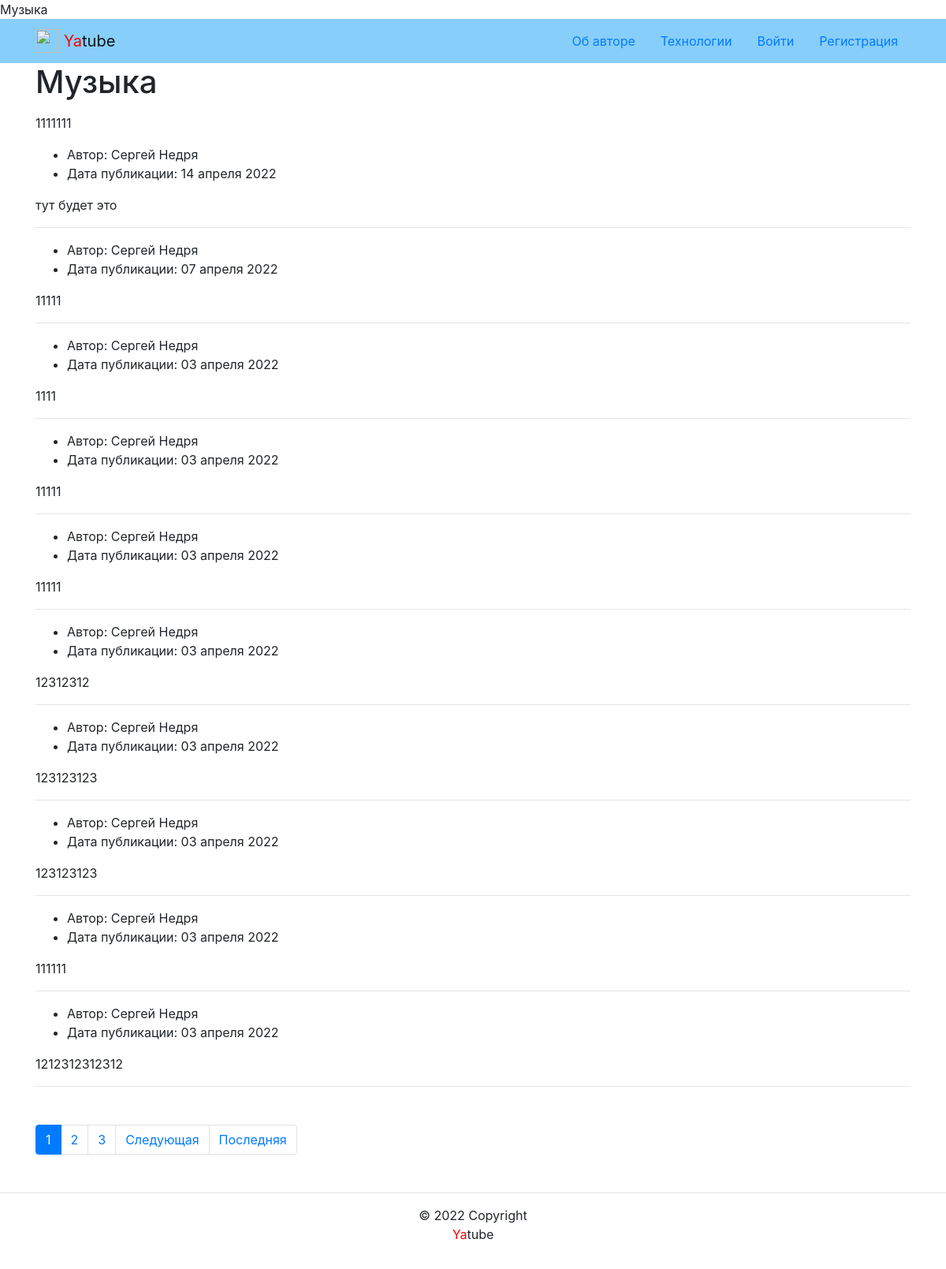
/group/music/, run on the app's committed database.
### posts/models.py (models this page shows, shortened)
class Group (models.Model):
    title = models.CharField(max_length=200, verbose_name='Название группы')
    slug = models.SlugField(max_length=255,
                            unique=True,
                            db_index=True,
                            verbose_name='URL',
                            )
    description = models.TextField()

class Post(models.Model):
    class Meta:
        ordering = ('-pub_date',)
        verbose_name = 'Пост'
        verbose_name_plural = 'Посты'
    text = models.TextField(
        'Текст поста',
        help_text='Введите текст поста',
    )
    pub_date = models.DateTimeField(
        'Дата публикации',
        auto_now_add=True,
        db_index=True
    )
    author = models.ForeignKey(
        User,
        on_delete=models.CASCADE,
        related_name='posts',
        verbose_name='Автор',
    )
    group = models.ForeignKey(
        Group,
        on_delete=models.SET_NULL,
        blank=True,
        null=True,
        related_name='posts',
        verbose_name='Группа',
        help_text='Группа, к которой будет относиться пост',
    )
    image = models.ImageField(
        'Картинка',
        upload_to='posts/',
        blank=True,
        db_index=True
    )
    сomment = models.ForeignKey(
        'Comment',
        on_delete=models.SET_NULL,
        blank=True,
        null=True,
        related_name='comment',
        verbose_name='Коментарии',
        help_text='Коментарии к  посту',
    )

### posts/views.py (the view)
# urls.py: path('group/<slug:slug>/', views.group_posts, name='group_list'),
def group_posts(request, slug):
    title = 'Записи сообщества'
    group = get_object_or_404(Group, slug=slug)
    posts = group.posts.all()
    paginator = Paginator(posts, 10,)
    page_number = request.GET.get('page')
    page_obj = paginator.get_page(page_number)
    context = {
        'group': group,
        'page_obj': page_obj,
        'title': title,
    }
    return render(request,
                  'posts/group_list.html',
                  context,)

### core/context_processors/year.py (called while the page is built)
def year(request):
    return {
        'year': datetime.today().year
    }

### templates/posts/group_list.html (shortened to what this page needs)
{% extends 'base.html' %}
{% block content %}
<div class="container">
  <h1> {{ group.title }} </h1>
  <p> {{ group.description|linebreaks }} </p>
  <article>
    {% for post in page_obj %}
      <ul>
        <li>
          Автор: {{ post.author.get_full_name }}
        </li>
        <li>
          Дата публикации: {{ post.pub_date|date:"d E Y" }}
        </li>
      </ul>
    <p>{{post.text}}</p>
    <hr>
    {% endfor %}
  {% include 'posts/includes/paginator.html' %}
  </article>
</div>
{% endblock %}

### templates/base.html (shortened to what this page needs)
{% load static %}
<!DOCTYPE html>
<html lang="ru">
  <head>
    <link rel="stylesheet" href="{% static 'css/bootstrap.min.css' %}">
  </head>
  <body>
    <header>
      {% include 'includes/header.html' %}
    </header>
    <main>
      {% block content %}{% endblock %}
    </main>
    <footer class="page-footer font-small blue border-top">
      {% include 'includes/footer.html' %}
    </footer>
  </body>

### templates/includes/header.html (shortened to what this page needs)
{% load static %}
<nav class="navbar navbar-light" style="background-color: lightskyblue">
  <div class="container">
    <a class="navbar-brand" href="{% url 'posts:index' %}">
    <img src="{% static 'img/logo.png' %}" width="30" height="30" class="d-inline-block align-top" alt="">
    <span style="color:red">Ya</span>tube</a>
    {% with request.resolver_match.view_name as view_name %}
      <ul class="nav nav-pills">
        <li class="nav-item">
          <a class="nav-link
              {% if view_name  == 'about:author' %}active{% endif %}"
              href="{% url 'about:author' %}">
             Об авторе
          </a>
        </li>
        <li class="nav-item">
          <a class="nav-link {% if view_name  == 'about:tech' %}active{% endif %}"
              href="{% url 'about:tech' %}">
            Технологии
          </a>
        </li>
        {% if user.is_authenticated %}
        <li class="nav-item">
          <a class="nav-link {% if view_name  == "posts:post_create" %}active{% endif %}"
              href="{% url "posts:post_create" %}">
            Новая запись
          </a>
        </li>
        <li class="nav-item">
          <a class="nav-link {% if view_name  == "users:password_change" %}active{% endif %}"
              href="{% url "users:password_change" %}">
            Изменить пароль
          </a>
        </li>
        <li class="nav-item">
          <a class="nav-link {% if view_name  == "users:logout" %}active{% endif %}"
              href="{% url "users:logout" %}">
              Выйти
          </a>
        </li>
        <li>
          Пользователь: {{ user.username }}
        </li>
        {% else %}
        <li class="nav-item">
          <a class="nav-link {% if view_name  == "users:login" %}active{% endif %}"
              href="{% url "users:login" %}">
            Войти
          </a>
        </li>
        <li class="nav-item">
          <a class="nav-link {% if view_name  == "users:signup" %}active{% endif %}"
              href="{% url "users:signup" %}">
            Регистрация
          </a>
        {% endif %}
      </ul>
    {% endwith %}
  </div>
</nav>

### templates/posts/includes/paginator.html (shortened to what this page needs)
  {% if page_obj.has_other_pages %}
  <nav aria-label="Page navigation" class="my-5">
    <ul class="pagination">
      {% for i in page_obj.paginator.page_range %}
          {% if page_obj.number == i %}
            <li class="page-item active">
              <span class="page-link">{{ i }}</span>
            </li>
          {% else %}
            <li class="page-item">
              <a class="page-link" href="?page={{ i }}">{{ i }}</a>
            </li>
          {% endif %}
      {% endfor %}
      {% if page_obj.has_next %}
        <li class="page-item">
          <a class="page-link" href="?page={{ page_obj.next_page_number }}">
            Следующая
          </a>
        </li>
        <li class="page-item">
          <a class="page-link" href="?page={{ page_obj.paginator.num_pages }}">
            Последняя
          </a>
        </li>
      {% endif %}
    </ul>
  </nav>
  {% endif %}

### templates/includes/footer.html
      <div class="footer-copyright text-center py-3">© {{ year }} Copyright
        <p><span style="color:red">Ya</span>tube</p>
      </div>

### data on the page
Group: title "Музыка", description "1111111"
Post: author.get_full_name "Сергей Недря", pub_date "14 апреля 2022", text "тут будет это"
Post: author.get_full_name "Сергей Недря", pub_date "07 апреля 2022", text "11111"
Post: author.get_full_name "Сергей Недря", pub_date "03 апреля 2022", text "1111"
Post: author.get_full_name "Сергей Недря", pub_date "03 апреля 2022", text "11111"
Post: author.get_full_name "Сергей Недря", pub_date "03 апреля 2022", text "11111"
Post: author.get_full_name "Сергей Недря", pub_date "03 апреля 2022", text "12312312"
Post: author.get_full_name "Сергей Недря", pub_date "03 апреля 2022", text "123123123"
Post: author.get_full_name "Сергей Недря", pub_date "03 апреля 2022", text "123123123"
Post: author.get_full_name "Сергей Недря", pub_date "03 апреля 2022", text "111111"
Post: author.get_full_name "Сергей Недря", pub_date "03 апреля 2022", text "1212312312312"

### other printed values
{{ i }} "1"
{{ i }} "2" "3"
